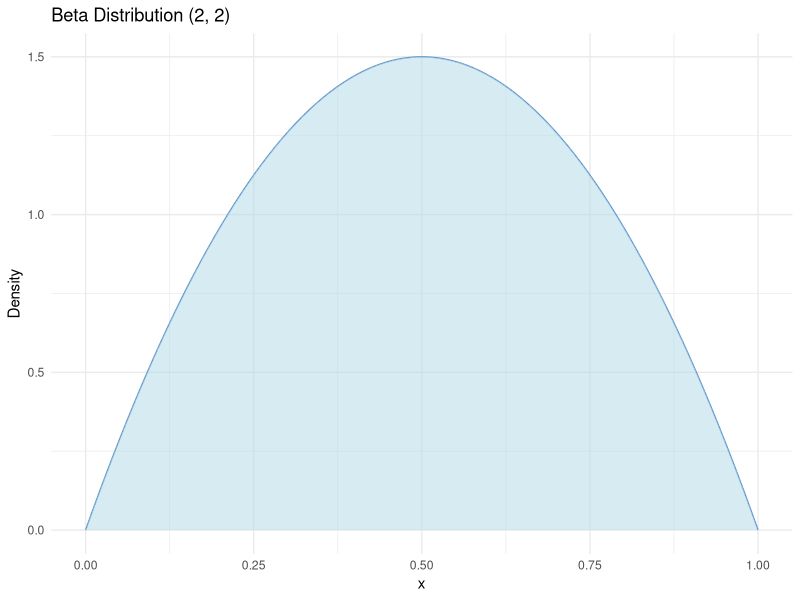
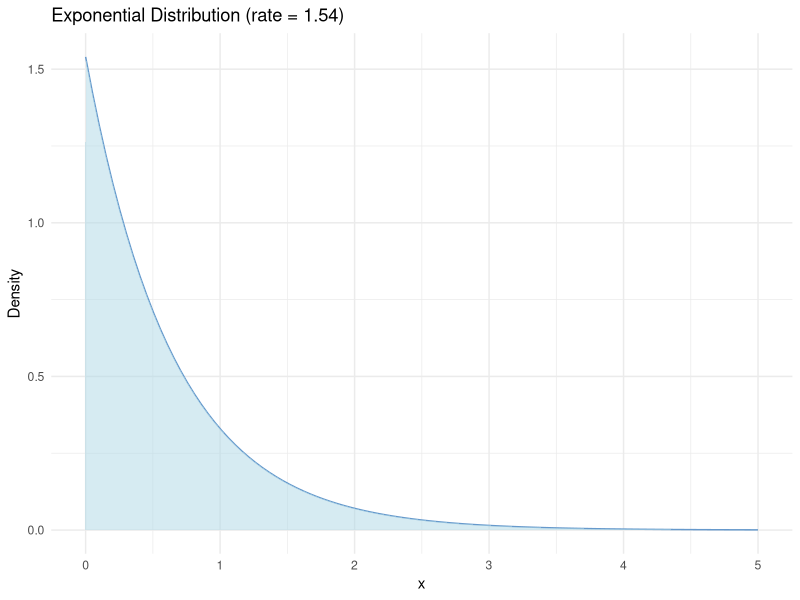
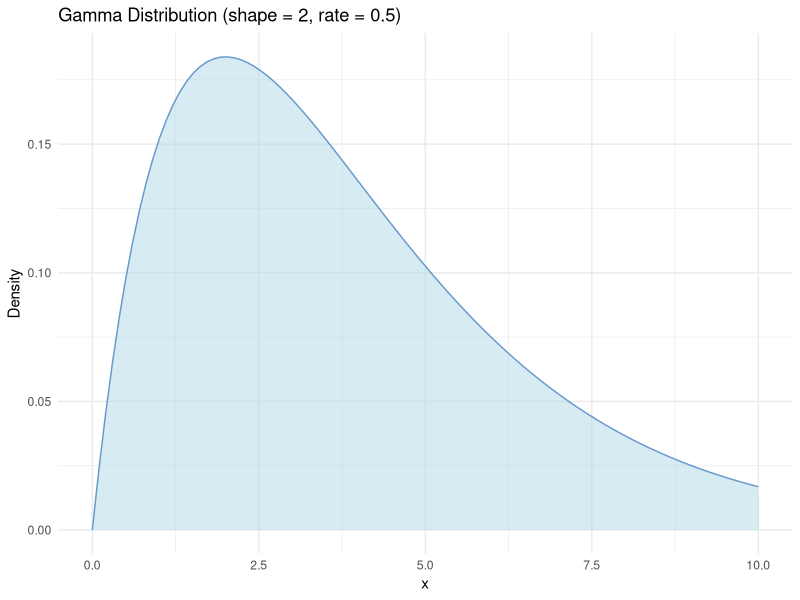
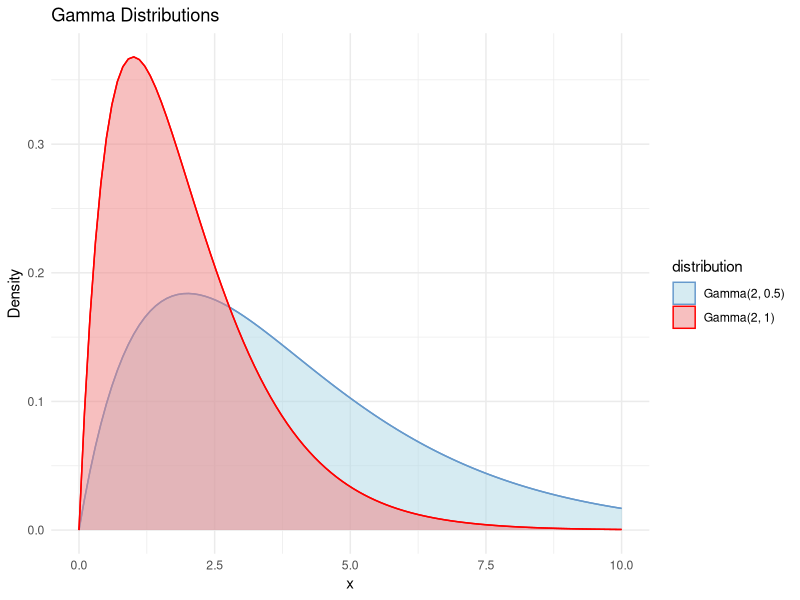
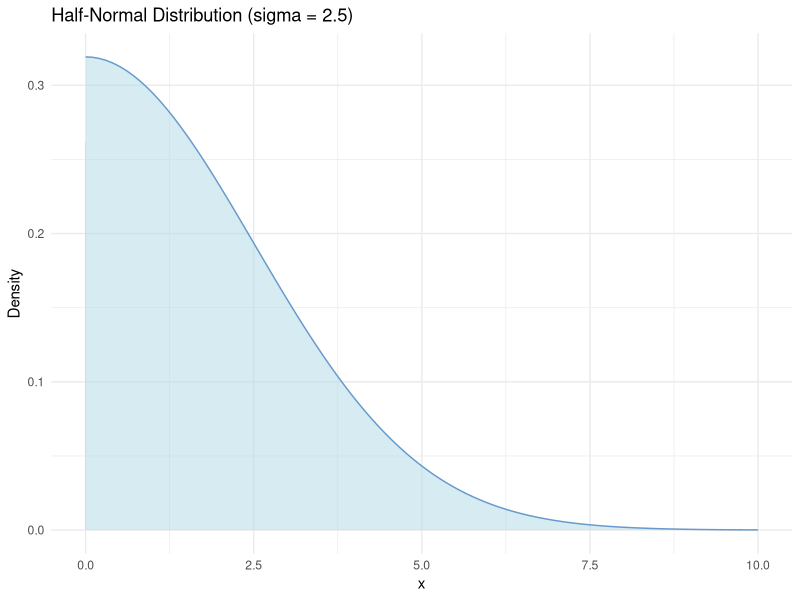
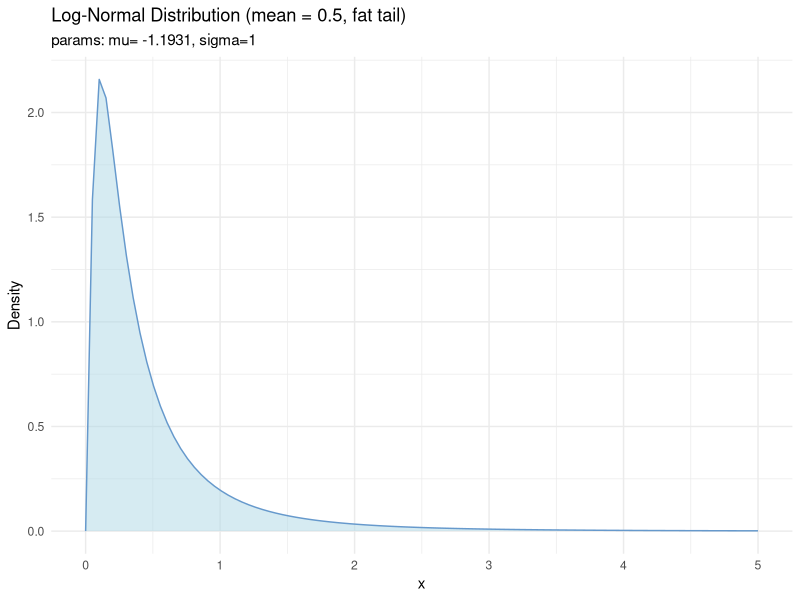
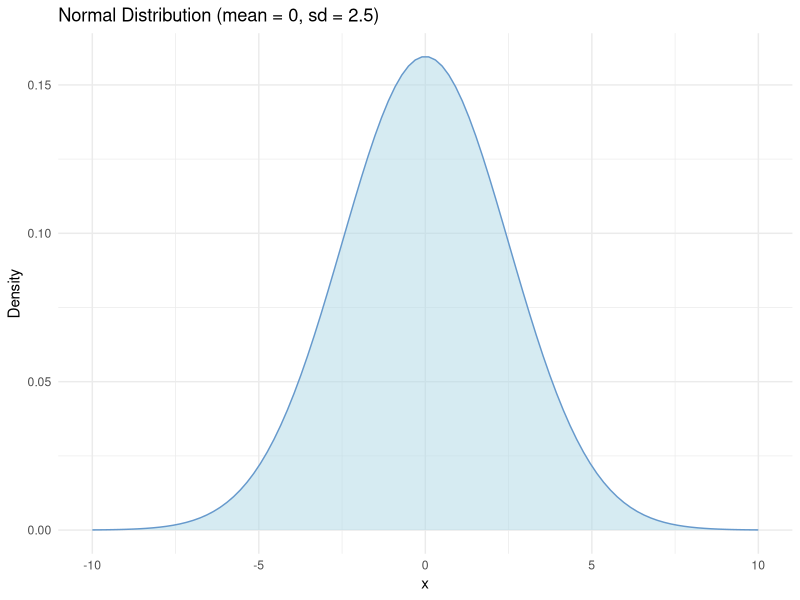
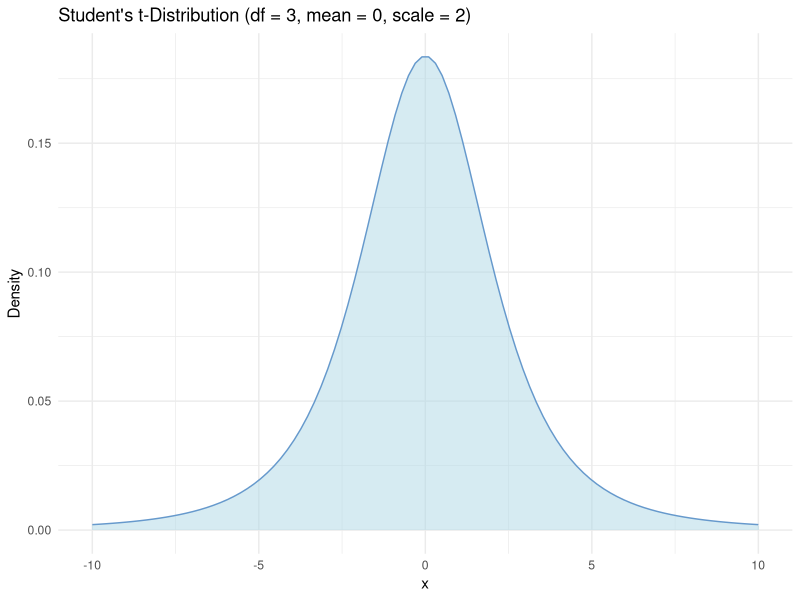

Source code (R) for these figures, in order:


# Load necessary package
#install.packages("ggplot2")
library(ggplot2)


########### Simulating Beta distribution as prior ###############

# Define the parameters:
alpha <- 2
beta <- 2

# Create a sequence of x values from 0 to 1
x <- seq(0, 1, length.out = 100)

# Compute the density of the Beta distribution for each x value
y <- dbeta(x, shape1 = alpha, shape2 = beta)

# Create a data frame for plotting
data <- data.frame(x = x, y = y)

# Plot the Beta distribution with grey-blue color
ggplot(data, aes(x = x, y = y)) +
  geom_line(color = "#6699CC") +
  geom_area(fill = "lightblue", alpha=0.5) +
  labs(title = "Beta Distribution (2, 2)",
       x = "x",
       y = "Density") +
  theme_minimal()



########### Simulating Exponential distribution as prior ###############

# Define the rate parameter for the exponential distribution
rate <- 1.54

# Create a sequence of x values from 0 to 5 (to cover a range of the distribution)
x <- seq(0, 5, length.out = 100)

# Compute the density of the exponential distribution for each x value
y <- dexp(x, rate = rate)

# Create a data frame for plotting
data <- data.frame(x = x, y = y)

# Plot the exponential distribution
ggplot(data, aes(x = x, y = y)) +
  geom_line(color = "#6699CC") +
  geom_area(fill = "lightblue", alpha = 0.5) +
  labs(title = "Exponential Distribution (rate = 1.54)",
       x = "x",
       y = "Density") +
  theme_minimal()


########### Simulating Gamma distribution as prior ###############

# Define the parameters for the Gamma distribution
shape <- 2
rate <- 0.5

# Create a sequence of x values
x <- seq(0, 10, length.out = 100)

# Compute the density of the Gamma distribution for each x value
y <- dgamma(x, shape = shape, rate = rate)

# Create a data frame for plotting
data <- data.frame(x = x, y = y)

# Plot the Gamma distribution with light blue fill (half transparent)
ggplot(data, aes(x = x, y = y)) +
  geom_area(fill = "lightblue", alpha = 0.5) +
  geom_line(color = "#6699CC") +
  labs(title = "Gamma Distribution (shape = 2, rate = 0.5)",
       x = "x",
       y = "Density") +
  theme_minimal()


## now let's make some comparisons:
# Define the parameters for the Gamma distributions
shape1 <- 2
rate1 <- 0.5
shape2 <- 2
rate2 <- 1

# Create a sequence of x values
x <- seq(0, 10, length.out = 100)

# Compute the density of the Gamma distributions for each x value
y1 <- dgamma(x, shape = shape1, rate = rate1)
y2 <- dgamma(x, shape = shape2, rate = rate2)

# Create a data frame for plotting
data1 <- data.frame(x = x, y = y1, distribution = "Gamma(2, 0.5)")
data2 <- data.frame(x = x, y = y2, distribution = "Gamma(2, 1)")
data <- rbind(data1, data2)

# Plot the Gamma distributions
ggplot(data, aes(x = x, y = y, fill = distribution, color = distribution)) +
  geom_area(data = data1, fill = "lightblue", alpha = 0.5) +
  geom_line(data = data1, color = "#6699CC") +
  geom_area(data = data2, fill = "lightcoral", alpha = 0.5) +
  geom_line(data = data2, color = "red") +
  labs(title = "Gamma Distributions",
       x = "x",
       y = "Density") +
  theme_minimal() +
  scale_fill_manual(values = c("Gamma(2, 0.5)" = "lightblue", "Gamma(2, 1)" = "lightcoral")) +
  scale_color_manual(values = c("Gamma(2, 0.5)" = "#6699CC", "Gamma(2, 1)" = "red"))



########### Simulating Half-normal distribution as prior ###############

# Define the parameters for the Half-Normal distribution
sigma <- 2.5

# Create a sequence of x values from 0 to a reasonable upper limit
x <- seq(0, 10, length.out = 100)

# Compute the density of the Half-Normal distribution for each x value
# Half-Normal is a truncated Normal distribution with mean = 0 and sd = sigma
y <- (2 / (sigma * sqrt(2 * pi))) * exp(-x^2 / (2 * sigma^2))

# Create a data frame for plotting
data <- data.frame(x = x, y = y)

# Plot the Half-Normal distribution
ggplot(data, aes(x = x, y = y)) +
  geom_area(fill = "lightblue", alpha = 0.5) +
  geom_line(color = "#6699CC") +
  labs(title = "Half-Normal Distribution (sigma = 2.5)",
       x = "x",
       y = "Density") +
  theme_minimal()


########### Simulating for log-normal distribution as prior ###############


# Define the parameters for the Log-Normal distribution
mu <- -1.1931
sigma <- 1

# Create a sequence of x values
x <- seq(0, 5, length.out = 100)

# Compute the density of the Log-Normal distribution for each x value
y <- dlnorm(x, meanlog = mu, sdlog = sigma)

# Create a data frame for plotting
data <- data.frame(x = x, y = y)

# Plot the Log-Normal distribution
ggplot(data, aes(x = x, y = y)) +
  geom_area(fill = "lightblue", alpha = 0.5) +
  geom_line(color = "#6699CC") +
  labs(title = "Log-Normal Distribution (mean = 0.5, fat tail)",
       subtitle = "params: mu= -1.1931, sigma=1",
       x = "x",
       y = "Density") +
  theme_minimal()




########### Simulating for normal distribution as prior ###############


# Define the parameters for the Normal distribution
mean <- 0
sd <- 2.5

# Create a sequence of x values
x <- seq(-10, 10, length.out = 100)

# Compute the density of the Normal distribution for each x value
y <- dnorm(x, mean = mean, sd = sd)

# Create a data frame for plotting
data <- data.frame(x = x, y = y)

# Plot the Normal distribution
ggplot(data, aes(x = x, y = y)) +
  geom_area(fill = "lightblue", alpha = 0.5) +
  geom_line(color = "#6699CC") +
  labs(title = "Normal Distribution (mean = 0, sd = 2.5)",
       x = "x",
       y = "Density") +
  theme_minimal()




########### Simulating for t-student distribution as prior ###############

# Define the parameters for the Student's t-distribution
df <- 3    # Degrees of freedom
mean <- 0  # Location parameter (mean)
scale <- 2 # Scale parameter

# Create a sequence of x values
x <- seq(-10, 10, length.out = 100)

# Compute the density of the Student's t-distribution for each x value
y <- dt((x - mean) / scale, df = df) / scale

# Create a data frame for plotting
data <- data.frame(x = x, y = y)

# Plot the Student's t-distribution
ggplot(data, aes(x = x, y = y)) +
  geom_area(fill = "lightblue", alpha = 0.5) +
  geom_line(color = "#6699CC") +
  labs(title = "Student's t-Distribution (df = 3, mean = 0, scale = 2)",
       x = "x",
       y = "Density") +
  theme_minimal()



########### Simulating for cauchy distribution as prior ###############

# Define the parameters for the Cauchy distribution
location <- 0  # Location parameter (median)
scale <- 2.5   # Scale parameter

# Create a sequence of x values
x <- seq(-10, 10, length.out = 1000)

# Compute the density of the Cauchy distribution for each x value
y <- dcauchy(x, location = location, scale = scale)

# Create a data frame for plotting
data <- data.frame(x = x, y = y)

# Plot the Cauchy distribution
ggplot(data, aes(x = x, y = y)) +
  geom_area(fill = "lightblue", alpha = 0.5) +
  geom_line(color = "#6699CC") +
  labs(title = "Cauchy Distribution (location = 0, scale = 2.5)",
       x = "x",
       y = "Density") +
  theme_minimal()